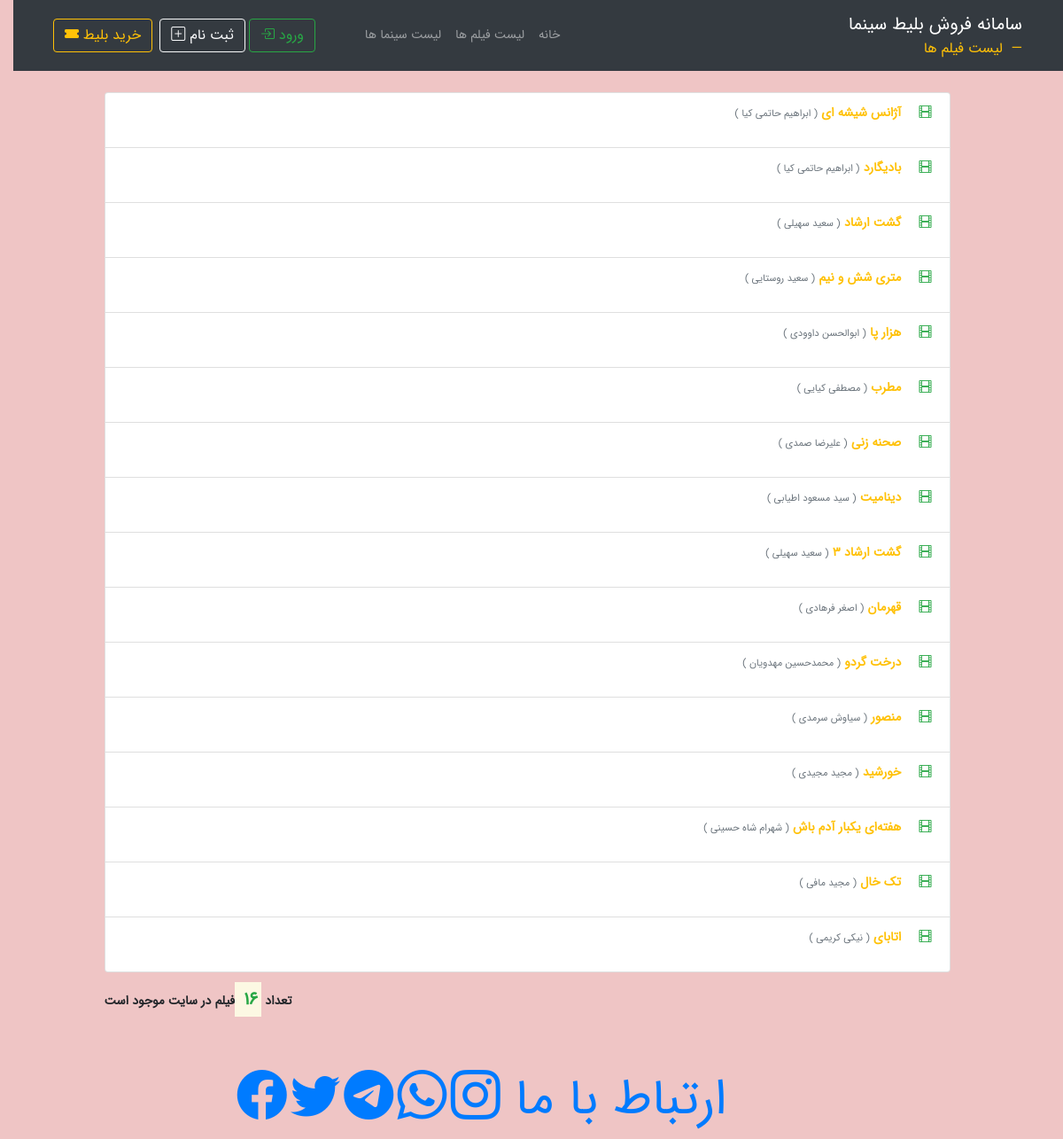
Page /Ticketing/movie/list/ on the committed database.
### Ticketing/models.py (models this page shows)
class Movie(models.Model):
    class Meta:
        verbose_name = 'فیلم'
        verbose_name_plural = 'فیلم'
    name = models.CharField('عنوان', max_length=100)
    director = models.CharField('کارگردان', max_length=100)
    year = models.IntegerField('سال تولید')
    length = models.IntegerField('مدت زمان فیلم')
    description = models.TextField('توضیحات', null=True)
    poster = models.ImageField('پوستر', upload_to='movie_posters/',)
    def __str__(self):
        return self.name
    pass

### Ticketing/views.py (the view)
# urls.py: path('movie/list/', views.movie_list, name='movie_list'),
def movie_list(request):
    movies = Movie.objects.all()
    movies_c = Movie.objects.all().count()
    context = {
        'movies': movies,
        'movies_c': movies_c
    }
    return render(request, 'ticketing/movie_list.html', context)

### Ticketing/templates/ticketing/movie_list.html (shortened to what this page needs)
{% extends "ticketing/page-Base_list.html" %}
{% block page-nav-name %}
    لیست فیلم ها
{% endblock %}
{% block main-content %}
    <div class="row pt-2">
        <div class="col-1"> </div>
            {% if movies %}
            <div class="col-10">
            <ul class="list-group font-weight-bold">
                {% for movie in movies %}
                    <a class="list-group-item list-group-item-action" href="{% url "Ticketing:movie_detail" movie_id=movie.id %}">
                        <p class="text-primary">
                            <i class="bi bi-film ml-3 text-success "></i>
                            {{ movie }}
                            <small class="text-footer text-muted">( {{ movie.director }} )</small>
                        </p>
                    </a>
                {% endfor %}
            </ul>
            <div class="text-left pr-5 font-weight-bold">
                <p class="pt-3">
                    تعداد
                    <mark class="text-success" style="font-size: 20px"> {{ movies_c }} </mark>
                    فیلم در سایت موجود است
                </p>
            </div>
        {% else %}
            <h1 class="alert alert-danger text-center d-block" style="text-align: center">هیچ فیلم موجود نمی باشد </h1>
        {% endif %}
        </div>
    </div>
{% endblock %}

### Ticketing/Static/Ticketing/css/main.css (style rules this page uses)
body { direction: rtl; text-align: right; font-family: IRANSansWeb; font-size: 14px !important; margin: 1; background-color: #efc5c5; }

### rows in the picture
Movie: name "آژانس شیشه ای", director "ابراهیم حاتمی کیا"
Movie: name "بادیگارد", director "ابراهیم حاتمی کیا"
Movie: name "گشت ارشاد", director "سعید سهیلی"
Movie: name "متری شش و نیم", director "سعید روستایی"
Movie: name "هزار پا", director "ابوالحسن داوودی"
Movie: name "مطرب", director "مصطفی کیایی"
Movie: name "صحنه زنی", director "علیرضا صمدی"
Movie: name "دینامیت", director "سید مسعود اطیابی"
Movie: name "گشت ارشاد ۳", director "سعید سهیلی"
Movie: name "قهرمان", director "اصغر فرهادی"
Movie: name "درخت گردو", director "محمدحسین مهدویان"
Movie: name "منصور", director "سیاوش سرمدی"
Movie: name "خورشید", director "مجید مجیدی"
Movie: name "هفته‌ای یکبار آدم باش", director "شهرام شاه حسینی"
Movie: name "تک خال", director "مجید مافی"
Movie: name "اتابای", director "نیکی کریمی"

### other values in the picture
{{ movies_c }} "16"
